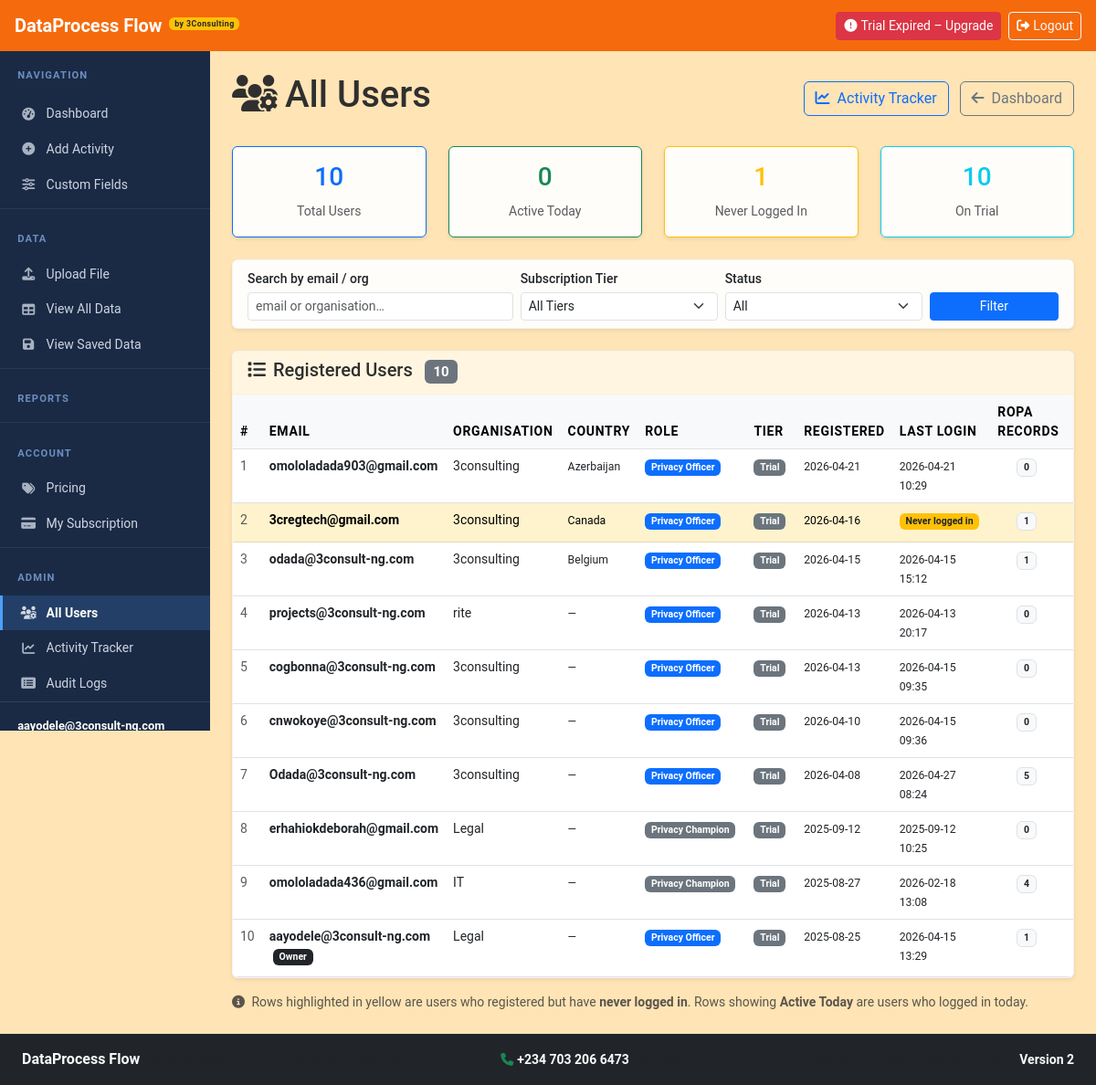
Page /admin/users (signed in) on the committed database.
### models.py (models this page shows)
class User(UserMixin, db.Model):
    __tablename__ = 'users'
    id = db.Column(Integer, primary_key=True)
    email = db.Column(String(120), unique=True, nullable=False)
    password_hash = db.Column(String(256), nullable=False)
    full_name = db.Column(String(150), nullable=True)
    role = db.Column(String(50), nullable=False, default='Privacy Champion')
    department = db.Column(String(100))
    created_at = db.Column(DateTime, default=datetime.utcnow)
    last_login = db.Column(DateTime)
    reset_token = db.Column(String(256), nullable=True)
    reset_token_expires = db.Column(DateTime, nullable=True)
    country = db.Column(String(100), nullable=True)
    subscription_tier = db.Column(String(50), nullable=False, default='trial')
    trial_start_date = db.Column(DateTime, default=datetime.utcnow)
    subscription_start_date = db.Column(DateTime, nullable=True)
    subscription_end_date = db.Column(DateTime, nullable=True)
    upgrade_email_sent = db.Column(Boolean, default=False)
    ropa_records = db.relationship('ROPARecord', foreign_keys='ROPARecord.created_by', backref='creator', lazy=True)

### app.py (the view)
@app.route('/admin/users')
@login_required
def admin_users():
    if not is_superadmin_user(current_user):
        abort(403)
    q = request.args.get('q', '').strip()
    tier_filter = request.args.get('tier', '').strip()
    status_filter = request.args.get('status', '').strip()
    query = models.User.query
    if q:
        query = query.filter(
            (models.User.email.ilike(f'%{q}%')) |
            (models.User.department.ilike(f'%{q}%'))
        )
    if tier_filter:
        query = query.filter(models.User.subscription_tier == tier_filter)
    if status_filter == 'active':
        query = query.filter(models.User.last_login.isnot(None))
    elif status_filter == 'inactive':
        query = query.filter(models.User.last_login.is_(None))
    users = query.order_by(models.User.created_at.desc()).all()
    today = date.today()
    for u in users:
        u.ropa_count = models.ROPARecord.query.filter_by(created_by=u.id).count()
    stats = {
        'total': models.User.query.count(),
        'active_today': models.User.query.filter(
            models.User.last_login >= datetime.combine(today, datetime.min.time())
        ).count(),
        'never_logged_in': models.User.query.filter(models.User.last_login.is_(None)).count(),
        'on_trial': models.User.query.filter(models.User.subscription_tier == 'trial').count(),
    }
    log_audit_event('Admin View Users', current_user.email, 'Accessed admin user list')
    return render_template('admin_users.html', users=users, stats=stats, today=today)

### templates/admin_users.html (shortened to what this page needs)
{% extends "base.html" %}
{% block content %}
<div class="d-flex justify-content-between align-items-center mb-4">
    <h1><i class="fas fa-users-cog me-2"></i>All Users</h1>
    <div>
        <a href="{{ url_for('admin_activity') }}" class="btn btn-outline-primary me-2">
            <i class="fas fa-chart-line me-2"></i>Activity Tracker
        </a>
        <a href="{{ url_for('privacy_officer_dashboard') }}" class="btn btn-outline-secondary">
            <i class="fas fa-arrow-left me-2"></i>Dashboard
        </a>
    </div>
</div>
<div class="row mb-4">
    <div class="col-md-3">
        <div class="card text-center border-primary">
            <div class="card-body">
                <h3 class="text-primary">{{ stats.total }}</h3>
                <small class="text-muted">Total Users</small>
            </div>
        </div>
    </div>
    <div class="col-md-3">
        <div class="card text-center border-success">
            <div class="card-body">
                <h3 class="text-success">{{ stats.active_today }}</h3>
                <small class="text-muted">Active Today</small>
            </div>
        </div>
    </div>
    <div class="col-md-3">
        <div class="card text-center border-warning">
            <div class="card-body">
                <h3 class="text-warning">{{ stats.never_logged_in }}</h3>
                <small class="text-muted">Never Logged In</small>
            </div>
        </div>
    </div>
    <div class="col-md-3">
        <div class="card text-center border-info">
            <div class="card-body">
                <h3 class="text-info">{{ stats.on_trial }}</h3>
                <small class="text-muted">On Trial</small>
            </div>
        </div>
    </div>
</div>
<div class="card mb-4">
    <div class="card-body py-2">
        <form method="GET" class="row g-2 align-items-end">
            <div class="col-md-4">
                <label class="form-label small mb-1">Search by email / org</label>
                <input type="text" name="q" value="{{ request.args.get('q','') }}" class="form-control form-control-sm" placeholder="email or organisation…">
            </div>
            <div class="col-md-3">
                <label class="form-label small mb-1">Subscription Tier</label>
                <select name="tier" class="form-select form-select-sm">
                    <option value="">All Tiers</option>
                </select>
            </div>
            <div class="col-md-3">
                <label class="form-label small mb-1">Status</label>
                <select name="status" class="form-select form-select-sm">
                    <option value="">All</option>
                </select>
            </div>
            <div class="col-md-2">
                <button type="submit" class="btn btn-primary btn-sm w-100">Filter</button>
            </div>
        </form>
    </div>
</div>
<div class="card">
    <div class="card-header">
        <h5 class="mb-0">
            <i class="fas fa-list me-2"></i>Registered Users
            <span class="badge bg-secondary ms-2">{{ users|length }}</span>
        </h5>
    </div>
    <div class="card-body p-0">
        {% if users %}
        <div class="table-responsive">
            <table class="table table-hover mb-0" style="font-size:0.875rem;">
                <thead class="table-light">
                    <tr>
                        <th>#</th>
                        <th>Email</th>
                        <th>Organisation</th>
                        <th>Country</th>
                        <th>Role</th>
                        <th>Tier</th>
                        <th>Registered</th>
                        <th>Last Login</th>
                        <th>ROPA Records</th>
                        <th>Status</th>
                    </tr>
                </thead>
                <tbody>
                    {% for user in users %}
                    {% set never_logged = user.last_login is none %}
                    {% set last_active_today = user.last_login and user.last_login.date() == today %}
                    <tr class="{{ 'table-warning' if never_logged else '' }}">
                        <td class="text-muted">{{ loop.index }}</td>
                        <td>
                            <strong>{{ user.email }}</strong>
                            {% if user.id == 1 %}<span class="badge bg-dark ms-1">Owner</span>{% endif %}
                        </td>
                        <td>{{ user.department or '—' }}</td>
                        <td><small>{{ user.country or '—' }}</small></td>
                        <td>
                            <span class="badge bg-{{ 'primary' if user.role == 'Privacy Officer' else 'secondary' }}">
                                {{ user.role }}
                            </span>
                        </td>
                        <td>
                            {% set tier_colors = {'trial': 'secondary', 'starter': 'success', 'growth': 'primary', 'enterprise': 'dark'} %}
                            <span class="badge bg-{{ tier_colors.get(user.subscription_tier, 'secondary') }}">
                                {{ user.subscription_tier|title }}
                            </span>
                        </td>
                        <td>
                            <small>{{ user.created_at.strftime('%Y-%m-%d') if user.created_at else 'N/A' }}</small>
                        </td>
                        <td>
                            {% if user.last_login %}
                                <small class="{{ 'text-success fw-bold' if last_active_today else '' }}">
                                    {{ user.last_login.strftime('%Y-%m-%d %H:%M') }}
                                </small>
                            {% else %}
                                <span class="badge bg-warning text-dark">Never logged in</span>
                            {% endif %}
                        </td>
                        <td class="text-center">
                            <span class="badge bg-light text-dark border">{{ user.ropa_count }}</span>
                        </td>
                        <td>
                        </td>
                    </tr>
                    {% endfor %}
                </tbody>
            </table>
        </div>
        {% else %}
        <div class="text-center py-4 text-muted">No users found matching your filters.</div>
        {% endif %}
    </div>
</div>
<div class="mt-3 text-muted small">
    <i class="fas fa-info-circle me-1"></i>
    Rows highlighted in yellow are users who registered but have <strong>never logged in</strong>.
    Rows showing <strong>Active Today</strong> are users who logged in today.
</div>
{% endblock %}

### templates/base.html (shortened to what this page needs)
<!DOCTYPE html>
<html lang="en" data-bs-theme="light">
<head>
    <link href="https://cdn.jsdelivr.net/npm/bootstrap@5.3.0/dist/css/bootstrap.min.css" rel="stylesheet">
    <link href="https://cdnjs.cloudflare.com/ajax/libs/font-awesome/6.4.0/css/all.min.css" rel="stylesheet">
    <link href="{{ url_for('static', filename='css/custom.css') }}" rel="stylesheet">
</head>
<body>
    <nav class="navbar navbar-dark bg-primary px-3 {% if current_user.is_authenticated %}navbar-auth{% endif %}">
        <a class="navbar-brand fw-bold d-flex align-items-center gap-2" href="{{ url_for('index') }}">
            DataProcess Flow
            <span class="badge bg-warning text-dark" style="font-size:0.55rem;letter-spacing:0.05em;">by 3Consulting</span>
        </a>
        {% if current_user.is_authenticated %}
        <div class="ms-auto d-flex align-items-center gap-2">
            {% if sub_tier == 'trial' and sub_trial_days is not none %}
            <a href="{{ url_for('pricing') }}" class="btn btn-sm btn-warning">
                <i class="fas fa-clock me-1"></i>Trial: {{ sub_trial_days }}d left
            </a>
            {% elif sub_tier == 'expired' %}
            <a href="{{ url_for('pricing') }}" class="btn btn-sm btn-danger">
                <i class="fas fa-exclamation-circle me-1"></i>Trial Expired – Upgrade
            </a>
            {% elif sub_tier %}
            <span class="badge bg-{{ sub_config.get('color', 'secondary') }} fs-6 px-3 py-2">
                <i class="fas fa-star me-1"></i>{{ sub_config.get('name', sub_tier|title) }}
            </span>
            {% endif %}
            <a href="{{ url_for('logout') }}" class="btn btn-sm btn-outline-light">
                <i class="fas fa-sign-out-alt me-1"></i>Logout
            </a>
        </div>
        {% endif %}
    </nav>
    {% if current_user.is_authenticated %}
    <div class="app-shell">
        <nav id="sidebar">
            <div class="sidebar-brand">Navigation</div>
            <div class="nav flex-column mt-1">
                <a class="nav-link {% if request.endpoint in ['index','privacy_officer_dashboard','privacy_champion_dashboard'] %}active{% endif %}"
                   href="{{ url_for('index') }}">
                    <i class="fas fa-tachometer-alt"></i> Dashboard
                </a>
                <a class="nav-link {% if request.endpoint == 'add_activity' %}active{% endif %}"
                   href="{{ url_for('add_activity') }}">
                    <i class="fas fa-plus-circle"></i> Add Activity
                </a>
                {% if sub_tier and sub_tier != 'trial' %}
                <a class="nav-link {% if request.endpoint == 'custom_tabs' %}active{% endif %}"
                   href="{{ url_for('custom_tabs') }}">
                    <i class="fas fa-sliders-h"></i> Custom Fields
                </a>
                {% else %}
                <a class="nav-link text-muted" href="{{ url_for('subscription') }}" title="Upgrade to unlock Custom Fields">
                    <i class="fas fa-lock me-1"></i><i class="fas fa-sliders-h"></i> Custom Fields
                    <span class="badge bg-warning text-dark ms-1" style="font-size:0.65rem;">Pro</span>
                </a>
                {% endif %}
                {% if current_user.role == 'Privacy Officer' %}
                <div class="sidebar-divider"></div>
                <div class="sidebar-brand">Data</div>
                <a class="nav-link {% if request.endpoint == 'upload_file' %}active{% endif %}"
                   href="{{ url_for('upload_file') }}">
                    <i class="fas fa-upload"></i> Upload File
                </a>
                <a class="nav-link {% if request.endpoint == 'view_all_ropa_excel' %}active{% endif %}"
                   href="{{ url_for('view_all_ropa_excel') }}">
                    <i class="fas fa-table"></i> View All Data
                </a>
                <a class="nav-link {% if request.endpoint == 'view_saved_ropa' %}active{% endif %}"
                   href="{{ url_for('view_saved_ropa') }}">
                    <i class="fas fa-save"></i> View Saved Data
                </a>
                {% endif %}
                <div class="sidebar-divider"></div>
                <div class="sidebar-brand">Reports</div>
                <div class="sidebar-divider"></div>
                <div class="sidebar-brand">Account</div>
                <a class="nav-link {% if request.endpoint == 'pricing' %}active{% endif %}"
                   href="{{ url_for('pricing') }}">
                    <i class="fas fa-tags"></i> Pricing
                </a>
                {% if current_user.role == 'Privacy Officer' %}
                <a class="nav-link {% if request.endpoint == 'subscription' %}active{% endif %}"
                   href="{{ url_for('subscription') }}">
                    <i class="fas fa-credit-card"></i> My Subscription
                </a>
                {% endif %}
                {% if is_superadmin %}
                <div class="sidebar-divider"></div>
                <div class="sidebar-brand">Admin</div>
                <a class="nav-link {% if request.endpoint == 'admin_users' %}active{% endif %}"
                   href="{{ url_for('admin_users') }}">
                    <i class="fas fa-users-cog"></i> All Users
                </a>
                <a class="nav-link {% if request.endpoint == 'admin_activity' %}active{% endif %}"
                   href="{{ url_for('admin_activity') }}">
                    <i class="fas fa-chart-line"></i> Activity Tracker
                </a>
                <a class="nav-link {% if request.endpoint == 'audit_logs' %}active{% endif %}"
                   href="{{ url_for('audit_logs') }}">
                    <i class="fas fa-list-alt"></i> Audit Logs
                </a>
                {% endif %}
            </div>
            <div class="sidebar-user">
                <div class="user-email">{{ current_user.email }}</div>
            </div>
        </nav>
        <main class="main-content p-4">
    {% else %}
    <main class="container my-4">
    {% endif %}
        {% block content %}{% endblock %}
    {% if current_user.is_authenticated %}
        </main>
    </div>
    {% else %}
    </main>
    {% endif %}
    <footer class="bg-dark text-light py-3 mt-auto">
        <div class="container-fluid px-4">
            <div class="row align-items-center">
                <div class="col-md-5">
                    <span class="fw-bold">DataProcess Flow</span>
                    <span class="text-muted ms-2 small">by 3Consulting — ROPA Compliance Platform</span>
                </div>
                <div class="col-md-3 text-center">
                    <a href="tel:+442071234567" class="text-light text-decoration-none small">
                        <i class="fas fa-phone me-1 text-success"></i><strong>+234 703 206 6473</strong>
                    </a>
                    <span class="text-muted ms-2 small">Support</span>
                </div>
                <div class="col-md-4 text-md-end">
                    <small class="text-muted">Secure Compliance Management &nbsp;·&nbsp; <strong class="text-light">Version 2</strong></small>
                </div>
            </div>
        </div>
    </footer>
</body>
</html>

### rows in the picture
User: email "aayodele@3consult-ng.com", shows "Owner", department "Legal", country "—", role "Privacy Officer", subscription_tier "Trial", created_at "2025-08-25", last_login "2026-04-15 13:29", ropa_count "1"
User: email "omololadada903@gmail.com", department "3consulting", country "Azerbaijan", role "Privacy Officer", subscription_tier "Trial", created_at "2026-04-21", last_login "2026-04-21 10:29", ropa_count "0"
User: email "3cregtech@gmail.com", department "3consulting", country "Canada", role "Privacy Officer", subscription_tier "Trial", created_at "2026-04-16", shows "Never logged in", ropa_count "1"
User: email "odada@3consult-ng.com", department "3consulting", country "Belgium", role "Privacy Officer", subscription_tier "Trial", created_at "2026-04-15", last_login "2026-04-15 15:12", ropa_count "1"
User: email "projects@3consult-ng.com", department "rite", country "—", role "Privacy Officer", subscription_tier "Trial", created_at "2026-04-13", last_login "2026-04-13 20:17", ropa_count "0"
User: email "cogbonna@3consult-ng.com", department "3consulting", country "—", role "Privacy Officer", subscription_tier "Trial", created_at "2026-04-13", last_login "2026-04-15 09:35", ropa_count "0"
User: email "cnwokoye@3consult-ng.com", department "3consulting", country "—", role "Privacy Officer", subscription_tier "Trial", created_at "2026-04-10", last_login "2026-04-15 09:36", ropa_count "0"
User: email "Odada@3consult-ng.com", department "3consulting", country "—", role "Privacy Officer", subscription_tier "Trial", created_at "2026-04-08", last_login "2026-04-27 08:24", ropa_count "5"
User: email "erhahiokdeborah@gmail.com", department "Legal", country "—", role "Privacy Champion", subscription_tier "Trial", created_at "2025-09-12", last_login "2025-09-12 10:25", ropa_count "0"
User: email "omololadada436@gmail.com", department "IT", country "—", role "Privacy Champion", subscription_tier "Trial", created_at "2025-08-27", last_login "2026-02-18 13:08", ropa_count "4"

### other values in the picture
{{ stats.total }} "10"
{{ stats.active_today }} "0"
{{ stats.never_logged_in }} "1"
{{ stats.on_trial }} "10"
{{ users|length }} "10"
